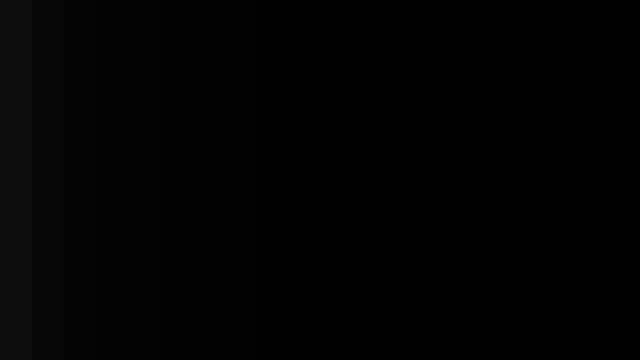
Frame 1 (no input)
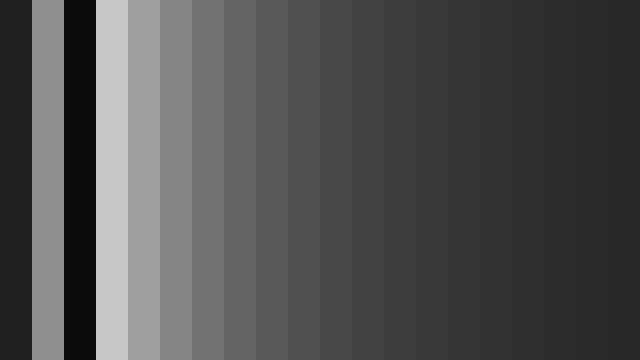
Frame 60 (no input)
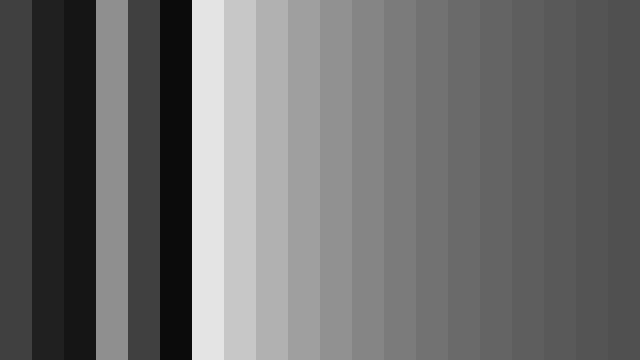
Frame 120 (the mouse pressed at the canvas centre since frame 60)

The p5.js sketch that drew these frames (run headless with seeded random() and noise() and a simulated clock; from frame 60 on, the mouse is pressed at the canvas centre):

// p5.js sketch
// ── sketch.js
/**
 * Milliseconds. 
 *
 * ported from Processing example: 
 *     https://processing.org/examples/milliseconds.html
 * 
 * A millisecond is 1/1000 of a second. 
 * Processing keeps track of the number of milliseconds a program has run.
 * By modifying this number with the remainder(%) operator, 
 * different patterns in time are created.  
 */

let scale;

function setup() {
  createCanvas(640, 360);
  noStroke();
  scale = width / 20;
}

function draw() {
  for (let i = 0; i < scale; i++) {
    colorMode(RGB, (i + 1) * scale * 10);
    fill(millis() % ((i + 1) * scale * 10));
    rect(i * scale, 0, scale, height);
  }
}
